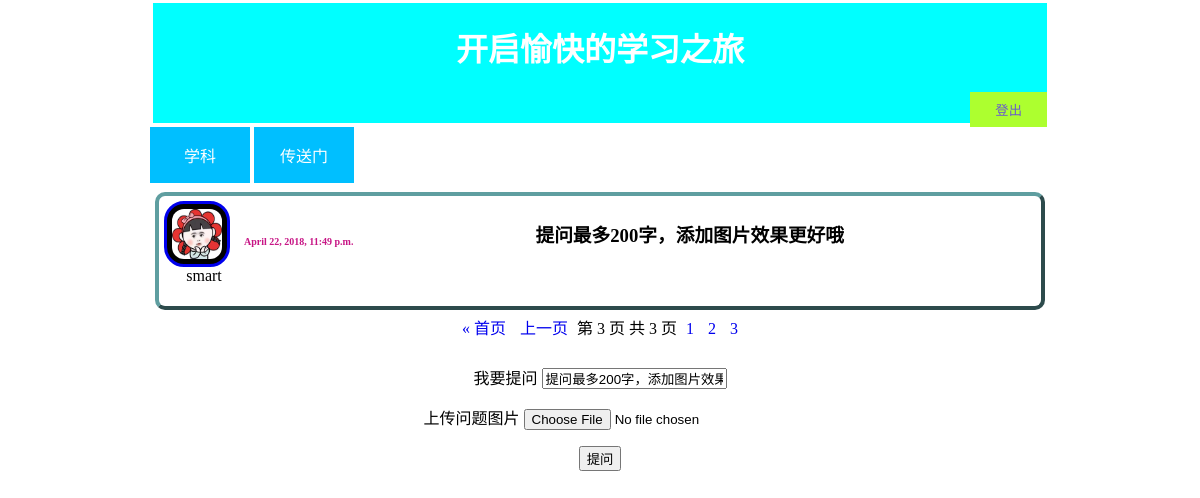
Before: /main/question/weijifen/?page=3 with the older database file.
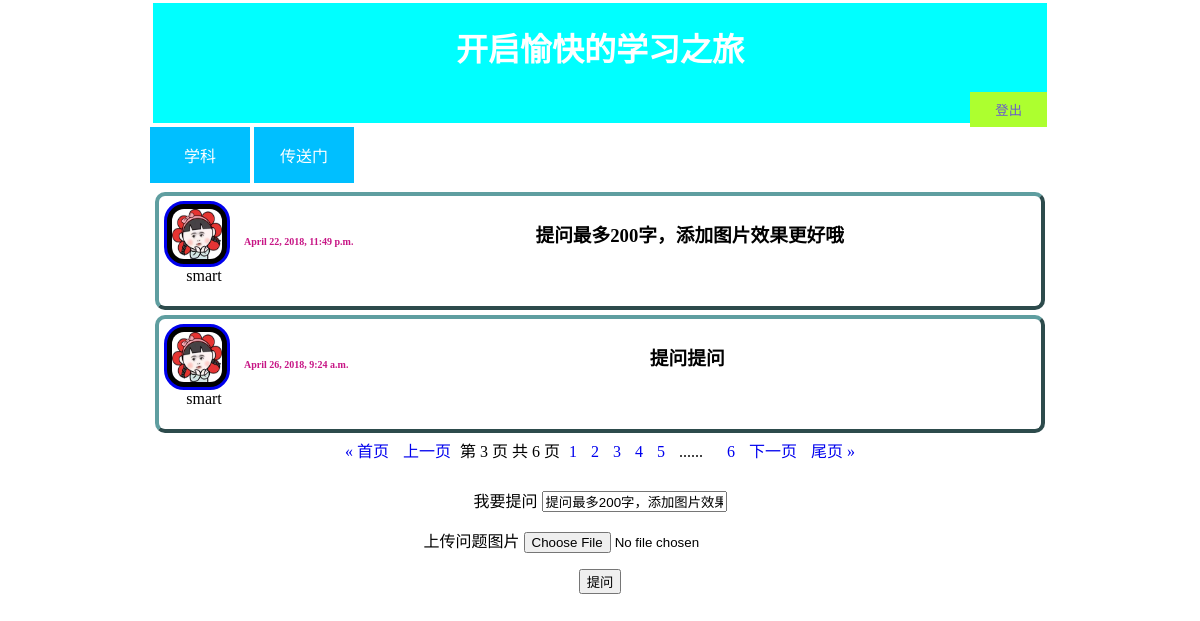
After: the same page with the newer database file.
### account/models.py (models this page shows, shortened)
class Userinfo(models.Model):
    user=models.ForeignKey(User,on_delete=models.DO_NOTHING,related_name="userinfo")
    nickname=models.CharField(max_length=7)
    headimg=models.ImageField(upload_to='headimg')
    tel=models.CharField(max_length=20)
    QQ=models.CharField(max_length=20)
    school=models.CharField(max_length=20)
    major=models.CharField(max_length=20)
    grade=models.CharField(max_length=10)
    aboutme=models.CharField(max_length=100)
    like_num=models.IntegerField(default=0)

### comment/models.py (models this page shows)
class Question(models.Model):
    user=models.ForeignKey(User,on_delete=models.DO_NOTHING)
    question_type=models.CharField(max_length=50)
    question_text=models.CharField(max_length=200)
    question_date=models.DateTimeField(auto_now_add=True)
    question_img=models.ImageField(upload_to='question_img',null=True)

### comment/views.py (the view)
# urls.py: path('question/<str:question_type>/',views.post_question,name='post_question'),
@csrf_exempt
def post_question(request,question_type):
    if request.method=="POST":
        username=request.session.get('username',default=None)
        if username:
            question_type=request.POST['question_type']
            question_form=post_question_form(request.POST,request.FILES)
            if question_form.is_valid():
                question_text=question_form.cleaned_data['question_text']
                question_img=question_form.cleaned_data['question_img']
                user=User.objects.get(username=username)
                question=Question(user=user,question_text=question_text,question_img=question_img,question_type=question_type)
                question.save()
                referer=request.META.get('HTTP_REFERER',reverse('main'))
                return redirect(referer)
        else:
            return redirect(reverse('login'))
    else:
        request.session['question_type']=question_type
        request.session.set_expiry(0)
        question_form=post_question_form(initial={'question_text':'提问最多200字，添加图片效果更好哦'})
        all_questions=Question.objects.filter(question_type=question_type)
        paginator=Paginator(all_questions,2)
        page_num=int(request.GET.get('page',1))
        questions_of_page=paginator.get_page(page_num)
        current_page=questions_of_page.number
        page_range=list(range(max(current_page-2,1),current_page))+list(range(current_page,min(current_page+2,paginator.num_pages)+1))
        context={}
        context['first_shown_page_num']=page_range[0]
        context['last_shown_page_num']=page_range[-1]
        context['page_range']=page_range
        context['question_form']=question_form
        context['questions_of_page']=questions_of_page
        context['question_type']=question_type
        return render(request,'question_list.html',context)

### comment/form.py
class post_question_form(forms.Form):
    question_text=forms.CharField(label="我要提问",widget=CKEditorWidget(),max_length=200)
    question_img=forms.ImageField(label="上传问题图片",required=False)

### comment/templates/question_list.html (shortened to what this page needs)
{% extends 'base.html' %}
{% load staticfiles %}
	{% block extracss %}
	<link href="{% static 'css/question_list.css' %}" type="text/css" rel="stylesheet" />
	{% endblock %}
{% block content %}
    {% for question in questions_of_page %}
    <div class="list_show" onclick="window.open('{% url 'comment' %}?question_id={{ question.pk }}')">
        <div class="user_info">
        {% for userinfo in question.user.userinfo.all %}
        <a href="{% url 'show_other_user' %}?other_user_name={{ userinfo.nickname }}"><img src="{{ userinfo.headimg.url }}" height="50px" width="50px" ></a>
        <p>{{ userinfo.nickname }}</p>
        {% endfor %}
        </div>
        {% autoescape off %}
        <div class="context">
                <h5>{{ question.question_date }}</h5>
                 <h3>{{ question.question_text }}</h3>
		        {% endautoescape %}
		</div>
    </div>
     {% endfor %}
   <div class="pagination">
        <span class="step-links">
           {% if questions_of_page.has_previous %}
            <a href="?page=1">&laquo; 首页</a>
            <a href="?page={{ questions_of_page.previous_page_number }}">上一页</a>
            {% endif %}
        <span class="current">
            第 {{ questions_of_page.number }} 页 共 {{ questions_of_page.paginator.num_pages }} 页
        </span>
        <span class="page_list">
            {% for page in page_range %}
            <a href="?page={{ page }}">{{ page }}</a>
            {% endfor %}
            {% if not last_shown_page_num == questions_of_page.paginator.num_pages %}
            <a>......<a>
            <a href="?page={{ question_of_page.paginator.num_pages }}">{{ questions_of_page.paginator.num_pages }}</a>
            {% endif %}
        </span>
        {% if questions_of_page.has_next %}
            <a href="?page={{ questions_of_page.next_page_number }}">下一页</a>
            <a href="?page={{ questions_of_page.paginator.num_pages }}">尾页 &raquo;</a>
        {% endif %}
        </span>
    </div>
       <div class="question_post">
      <form action="{% url 'post_question' '{{ question_type }}' %}" enctype="multipart/form-data" method="post" id="post_question_form">
        {% for field in question_form %}
        <label for="{{ field.id_for_lable }}">{{ field.label }}</label>
        {{ field }}
        {% endfor %}
        <input type="submit" value="提问">
    </form>
   </div>
{% endblock %}

### comment/templates/base.html (shortened to what this page needs)
<!DOCTYPE html>
{% load staticfiles %}
<html lang="en">
<head>
    <link rel="stylesheet" type="text/css" href="{% static 'css/base.css' %}" />
     {% block extracss %}{% endblock %}
</head>
<body>
	<div class="HEAD">
        <h1>开启愉快的学习之旅</h1>
		<button onclick="window.open('/account/login')" style="color: slateblue;float: right;border: none;background-color: greenyellow;padding: 8px 25px;">登出</button>
	</div>
	<div class="guid">
	    <div class="dropdown">
		<button class="dropbtn">   学科    </button>
        </div>
        <div class="dropdown">
		<button class="dropbtn">   传送门    </button>
        </div>
    </div>
        {% block content %}
        {% endblock %}
</body>
</html>

### comment/static/css/base.css (style rules this page uses)
body { text-align: center; margin: 0px auto; }
.HEAD { text-align: center; margin: 0px auto; height: 120px; border: solid; background-color: aqua; color: white; padding-bottom: 0px; }
.guid { clear: both; margin: 0px; padding: 0px; float: left; height: 60px; }
.dropbtn { background-color: deepskyblue; color:white; padding: 16px; font-size: 16px; border: none; cursor: pointer; width: 100px; }
.dropdown { position: relative; display: inline-block; }
@media only screen and (min-width: 800px) { body { width: 900px; } }

### comment/static/css/question_list.css (style rules this page uses)
.list_show { height: 100px; border: 4px outset cadetblue; text-align: center; margin: 5px; border-radius: 10px; padding: 5px; }
.user_info { text-align: center; margin: 0px auto; height:100px; width: 80px; float: left; }
.user_info img { background-color: black; padding: 5px; border-radius:20px; border: solid; float: left; height:50px; width:50px; }
.context { margin: 10px; height: 100px; }
.context h5 { float: left; color: mediumvioletred; font-size: x-small; }
.pagination { margin: 0px auto; text-align: center; height: 50px; width: 700px; }
.pagination a { padding: 5px; text-decoration: none; }
.question_post { height: 400px; }
.question_post form { height: 400px; }

Changed rows visible on the page:
added Question: question_date "April 26, 2018, 9:24 a.m.", question_text "提问提问", Userinfo (headimg (picture), nickname "smart")
Other visible differences:
{{ questions_of_page.paginator.num_pages }}: "3" → "6"
{{ questions_of_page.paginator.num_pages }}: (not shown) → "6"
new list line: "4"
new list line: "5"
text now shown: "...... 下一页 尾页 »"
